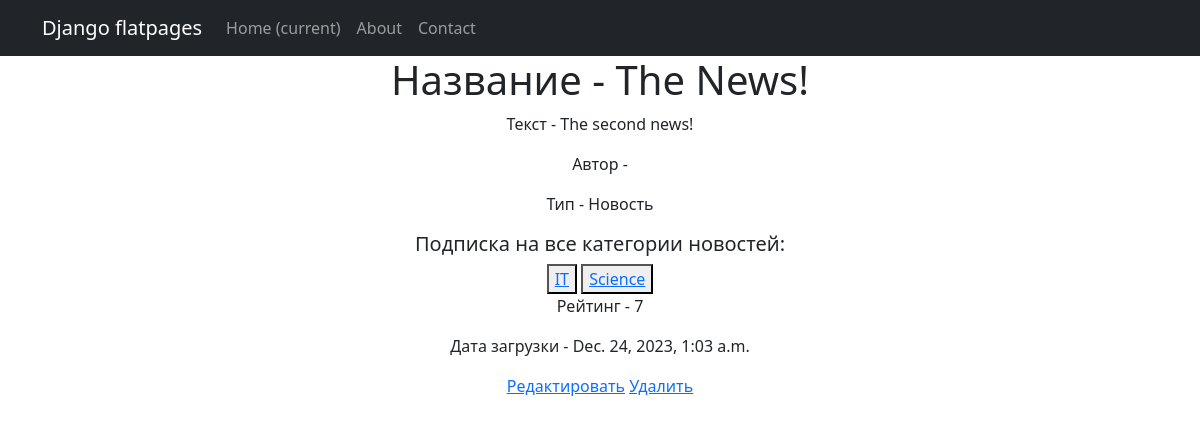
Screenshot of /news/3 with the database file from the repository.
### simpleapp/models.py (models this page shows, shortened)
class Post(models.Model):
    author = models.ForeignKey(Author, on_delete=models.CASCADE)
    NEWS = 'NW'
    ARTICLE = 'AR'
    CATEGORY_CHOICES = (
        (NEWS, 'Новость'),
        (ARTICLE, 'Статья'),
    )
    categoryType = models.CharField(max_length=2, choices=CATEGORY_CHOICES, default=ARTICLE)
    dateCreation = models.DateTimeField(auto_now_add=True)
    postCategory = models.ManyToManyField(Category, through='PostCategory')
    title = models.CharField(max_length=128)
    text = models.TextField()
    rating = models.SmallIntegerField(default=0)

class Category(models.Model):
    name = models.CharField(max_length=64, unique=True)
    subscribers = models.ManyToManyField(User, max_length=64, blank=True)

### simpleapp/views.py (the view)
# urls.py: path('<int:pk>', PostDetail.as_view(), name='post_detail'),
class PostDetail(DetailView):
    model = Post
    template_name = 'new.html'
    context_object_name = 'new'  # <p>Рейтинг - {{ new.rating }}</p> или {object.rating}
    def get_object(self, *args, **kwargs):
        obj = cache.get(f'new-{self.kwargs["pk"]}', None)
        if not obj:
            obj = super().get_object(queryset=self.queryset)
            cache.set(f'new-{self.kwargs["pk"]}', obj)
        return obj

### simpleapp/templatetags/custom_filters.py (called while the page is built)
@register.filter(name='Censor')
def Censor(value):
    Banned_List = ['idiot', 'stupid', 'donkey', 'Stupid', 'редиска', 'Редиска']
    sentence = value.split()
    for i in Banned_List:
        for words in sentence:
            if i in words:
                news = sentence.index(words)
                sentence.remove(words)
                sentence.insert(news, '*' * len(i))
    return " ".join(sentence)

### templates/new.html (shortened to what this page needs)
{% extends 'flatpages/default.html' %}
{% load custom_filters %}
{% block content %}
<h1>Название - {{ object.title| Censor }}</h1>
<p>Текст - {{ object.text | Censor}}</p>
<p>Автор - {{ object.Author.userName }}</p>
<p>Тип - {{ object.get_categoryType_display }}</p>
<h5> Подписка на все категории новостей: </h5>
{% if object.postCategory.all %}
{% for cat in object.postCategory.all %}
<button><a href="{% url 'add_subscribe' cat.id %}">{{ cat.name }}</a></button>
{% endfor %}
{% else %}
У новости нет категорий
{% endif %}
<p>Рейтинг - {{ object.rating }}</p>
<p>Дата загрузки - {{ object.dateCreation }}</p>
<a href="{% url 'post_update' object.id %}"><u>Редактировать</u></a>
<a href="{% url 'post_delete' object.id %}"><u> Удалить </u></a>
{% endblock content %}

### rows the page displays
Post: title|Censor "The News!", text|Censor "The second news!", categoryType "Новость", rating "7", dateCreation "Dec. 24, 2023, 1:03 a.m."
Category: name "IT"
Category: name "Science"
